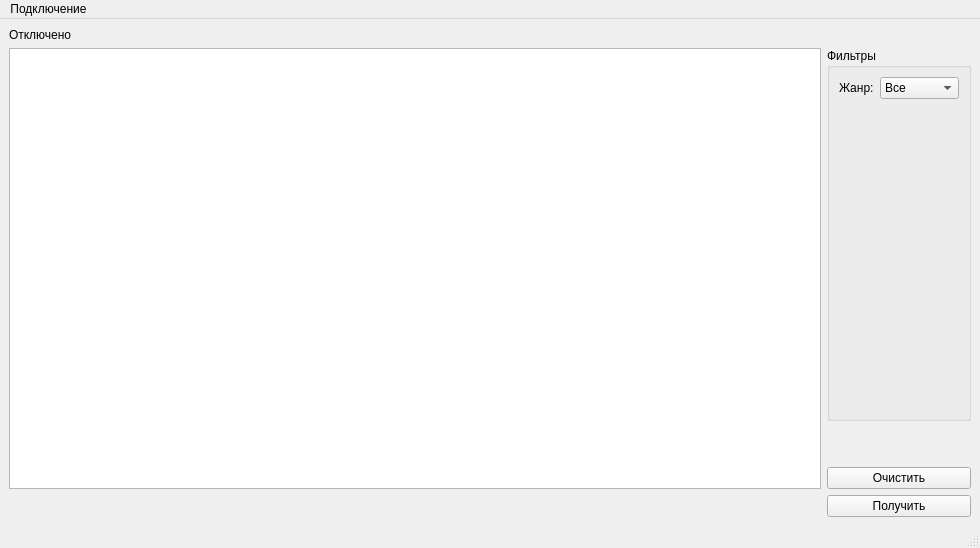
<?xml version="1.0" encoding="UTF-8"?>
<ui version="4.0">
 <class>MainWindow</class>
 <widget class="QMainWindow" name="MainWindow">
  <property name="geometry">
   <rect>
    <x>0</x>
    <y>0</y>
    <width>980</width>
    <height>548</height>
   </rect>
  </property>
  <property name="sizePolicy">
   <sizepolicy hsizetype="Preferred" vsizetype="Expanding">
    <horstretch>0</horstretch>
    <verstretch>0</verstretch>
   </sizepolicy>
  </property>
  <property name="windowTitle">
   <string>MainWindow</string>
  </property>
  <widget class="QWidget" name="centralwidget">
   <layout class="QGridLayout" name="gridLayout">
    <item row="4" column="1">
     <widget class="QPushButton" name="pb_request">
      <property name="sizePolicy">
       <sizepolicy hsizetype="Minimum" vsizetype="Maximum">
        <horstretch>0</horstretch>
        <verstretch>0</verstretch>
       </sizepolicy>
      </property>
      <property name="text">
       <string>Получить</string>
      </property>
     </widget>
    </item>
    <item row="1" column="1">
     <widget class="QGroupBox" name="gb_filters">
      <property name="sizePolicy">
       <sizepolicy hsizetype="Preferred" vsizetype="Minimum">
        <horstretch>0</horstretch>
        <verstretch>0</verstretch>
       </sizepolicy>
      </property>
      <property name="title">
       <string>Фильтры</string>
      </property>
      <layout class="QFormLayout" name="formLayout">
       <item row="0" column="0">
        <widget class="QLabel" name="lb_category">
         <property name="text">
          <string>Жанр:</string>
         </property>
        </widget>
       </item>
       <item row="0" column="1">
        <widget class="QComboBox" name="cb_category">
         <item>
          <property name="text">
           <string>Все</string>
          </property>
         </item>
         <item>
          <property name="text">
           <string>Комедия</string>
          </property>
         </item>
         <item>
          <property name="text">
           <string>Ужасы</string>
          </property>
         </item>
        </widget>
       </item>
      </layout>
     </widget>
    </item>
    <item row="2" column="1">
     <spacer name="verticalSpacer">
      <property name="sizeType">
       <enum>QSizePolicy::Fixed</enum>
      </property>
      <property name="sizeHint" stdset="0">
       <size>
        <width>20</width>
        <height>40</height>
       </size>
      </property>
     </spacer>
    </item>
    <item row="3" column="1">
     <widget class="QPushButton" name="pb_clear">
      <property name="sizePolicy">
       <sizepolicy hsizetype="Minimum" vsizetype="Maximum">
        <horstretch>0</horstretch>
        <verstretch>0</verstretch>
       </sizepolicy>
      </property>
      <property name="text">
       <string>Очистить</string>
      </property>
     </widget>
    </item>
    <item row="0" column="0">
     <widget class="QLabel" name="lb_statusConnect">
      <property name="sizePolicy">
       <sizepolicy hsizetype="Preferred" vsizetype="Maximum">
        <horstretch>0</horstretch>
        <verstretch>0</verstretch>
       </sizepolicy>
      </property>
      <property name="text">
       <string>Отключено</string>
      </property>
     </widget>
    </item>
    <item row="1" column="0" rowspan="3">
     <widget class="QTableView" name="tb_result"/>
    </item>
   </layout>
  </widget>
  <widget class="QMenuBar" name="menubar">
   <property name="geometry">
    <rect>
     <x>0</x>
     <y>0</y>
     <width>980</width>
     <height>22</height>
    </rect>
   </property>
   <widget class="QMenu" name="menu">
    <property name="title">
     <string>Подключение</string>
    </property>
    <addaction name="act_addData"/>
    <addaction name="separator"/>
    <addaction name="act_connect"/>
   </widget>
   <addaction name="menu"/>
  </widget>
  <widget class="QStatusBar" name="statusbar"/>
  <action name="act_connect">
   <property name="text">
    <string>Подключиться</string>
   </property>
  </action>
  <action name="act_addData">
   <property name="text">
    <string>Ввести данные</string>
   </property>
  </action>
 </widget>
 <resources/>
 <connections/>
</ui>
